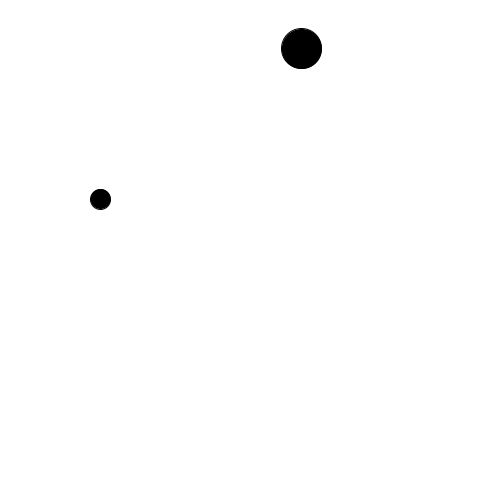
Frame 1 (no input)
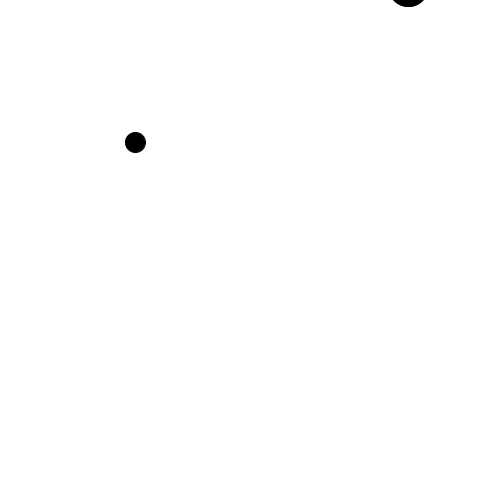
Frame 60 (the mouse pressed at the canvas centre just before this capture)
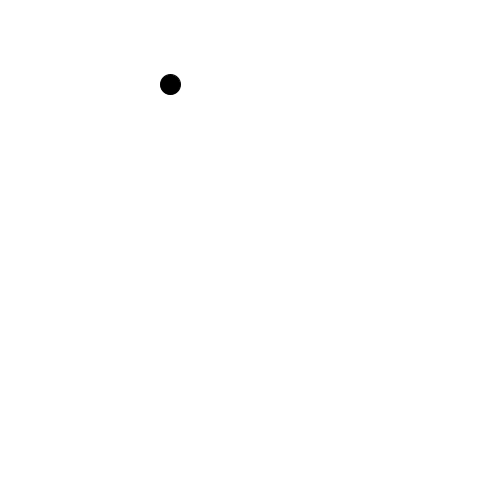
Frame 120 (the mouse held since frame 60 and released just before this capture)

The Processing sketch that drew these frames (run headless with seeded random() and noise(); from frame 60 on, the mouse is pressed at the canvas centre):

// Processing sketch: aula_02
// ── aula_02.pde
int soma;
Bola bola_1, bola_2;

void setup(){
  size(500,500);
  bola_1 = new Bola(100,200,20,"José");
  bola_2 = new Bola(300,50,40,"Lain");
  
}

void draw(){
  background(255);
  bola_1.movimentarBola();
  bola_1.desenharBola();
  bola_2.movimentarBola();
  bola_2.desenharBola();
}












void desenharCirculo(int x, int y, int raio,
                     int tom_de_cinza, boolean linha){
  if(linha){
    strokeWeight(10);
    stroke(tom_de_cinza);
  }
  else{
    noStroke();
  }
  fill(x);
  ellipse(x, y, raio, raio);
}
// ── Bola.pde
class Bola{
  float x, y, raio;
  float velocidade_x, velocidade_y;
  String nome;
  
  
  Bola(float in_x, float in_y, float in_raio, String in_nome){
    nome = in_nome;
    x = in_x;
    y = in_y;
    raio = in_raio;
    velocidade_x = random(-2, 2);
    velocidade_y = random(-2, 2);
  }
  
  void desenharBola(){
    fill(0);
    ellipse(x, y, raio, raio);
  }
  
  void movimentarBola(){
    x += velocidade_x;
    y += velocidade_y;
    reconhecerColisao();
  }
  
  void nomeDaBola(String texto){
    println(texto + nome);
  }
  
  void reconhecerColisao(){
    if(x <= 0 || x >= width){
      velocidade_x *= -1;
    }
  }
}
